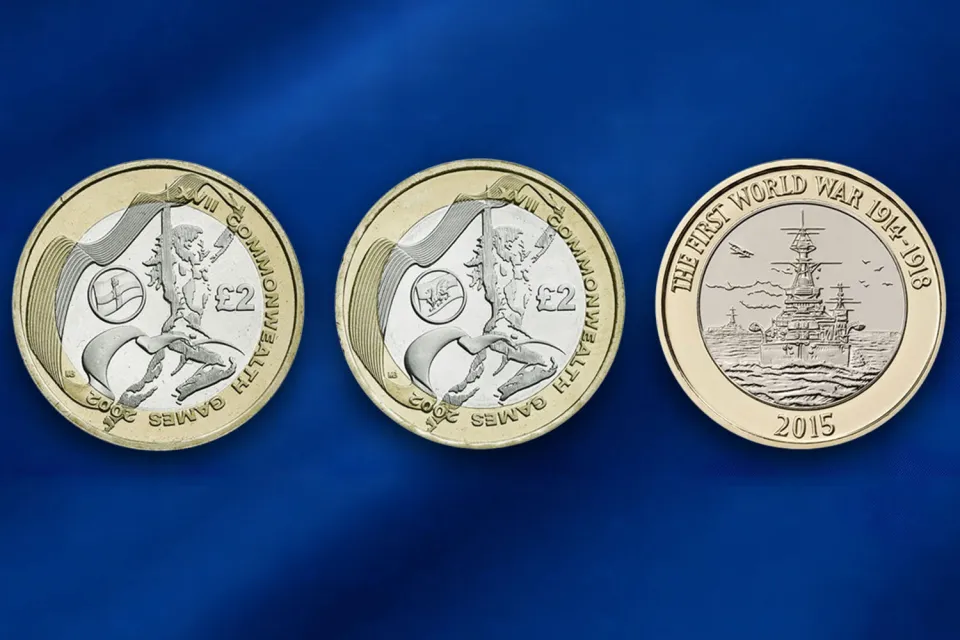
#> input picture VideoProcessingSystem/Chapter09/coins.jpg, 960 x 640 px
$ jupyter execute 'Binarization and Morphological Operations.ipynb'
#> lines starting #> are read from the running program, lines starting #| are printed output that depends on the picture; after the words box and inside, x2 and y2 are one past the last pixel; in counts of white or black regions, pixels touching at a corner belong together
# 9강. [실습] 이진화와 모폴로지 연산
**영상정보처리 | 2026년 1학기 | 교수 김하연**

[cell 1]
import cv2
import numpy as np
from matplotlib import pyplot as plt

plt.rcParams['figure.figsize'] = (12, 4)
plt.rcParams['image.cmap'] = 'gray'

[cell 2]
# 실습용 이미지 로드 (본인 이미지 경로로 변경)
img = cv2.imread('coins.jpg')
#> img is the input picture: shape (640, 960, 3); mean B, G, R 130.4, 90.2, 63.8
gray = cv2.cvtColor(img, cv2.COLOR_BGR2GRAY)

plt.imshow(gray, cmap='gray')
plt.title('Original Grayscale')
plt.axis('off')
plt.show()

---
## 1. 히스토그램 확인

[cell 3]
# 히스토그램으로 밝기 분포 확인
plt.hist(gray.ravel(), bins=256, range=[0, 256])
plt.title('Histogram')
plt.xlabel('Pixel Intensity (0-255)')
plt.ylabel('Frequency')
plt.show()
#> figure, not shown here; tallest bar 34858 high, from x = 46 to 47

---
## 2. 글로벌 이진화 (수동 임계값)

[cell 4]
# 임계값을 수동으로 바꿔가며 결과 비교
thresholds = [100, 160, 220]

fig, axes = plt.subplots(1, 3, figsize=(15, 4))
for ax, t in zip(axes, thresholds):
    _, binary = cv2.threshold(gray, t, 255, cv2.THRESH_BINARY)
    ax.imshow(binary, cmap='gray')
    ax.set_title(f'T = {t}')
    ax.axis('off')
#> this loop made 3 passes
#> pass 1, `_, binary = cv2.threshold(gray, t, 255, cv2.THRESH_BINARY)`:
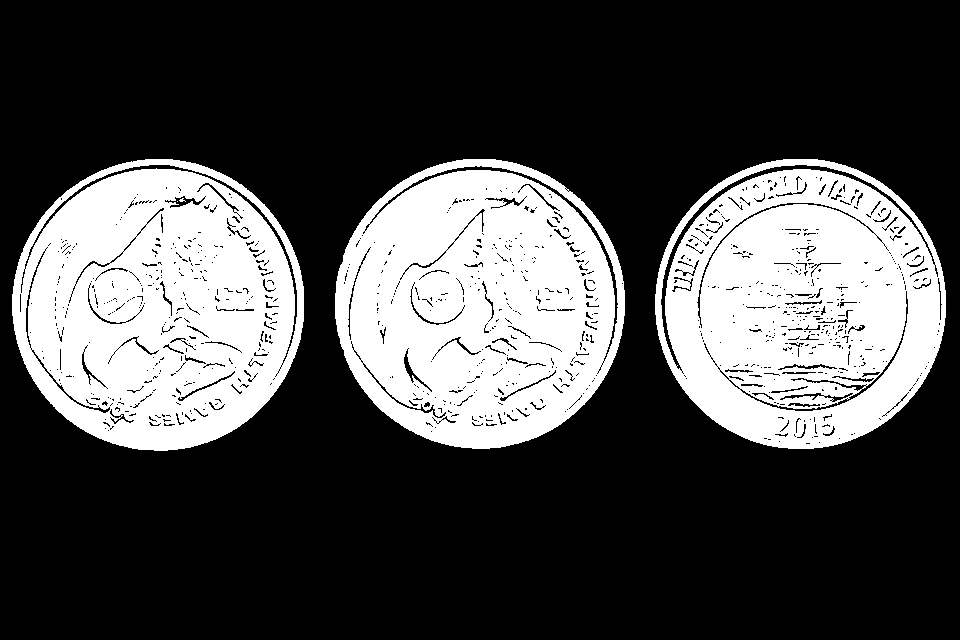
#> binary: shape (640, 960); 30% white; 5 white regions (2 under 20 px), largest, box (x1, y1, x2, y2) and area: (12, 159, 304, 451) 62174, (335, 159, 625, 449) 61738, (655, 159, 946, 449) 60223
plt.suptitle('Global Thresholding (Manual)')
plt.tight_layout()
plt.show()

---
## 3. 오츠(Otsu) 이진화

[cell 5]
# cv2.THRESH_OTSU 플래그를 추가하면 T를 자동 계산
otsu_t, otsu_binary = cv2.threshold(gray, 0, 255, cv2.THRESH_BINARY + cv2.THRESH_OTSU)
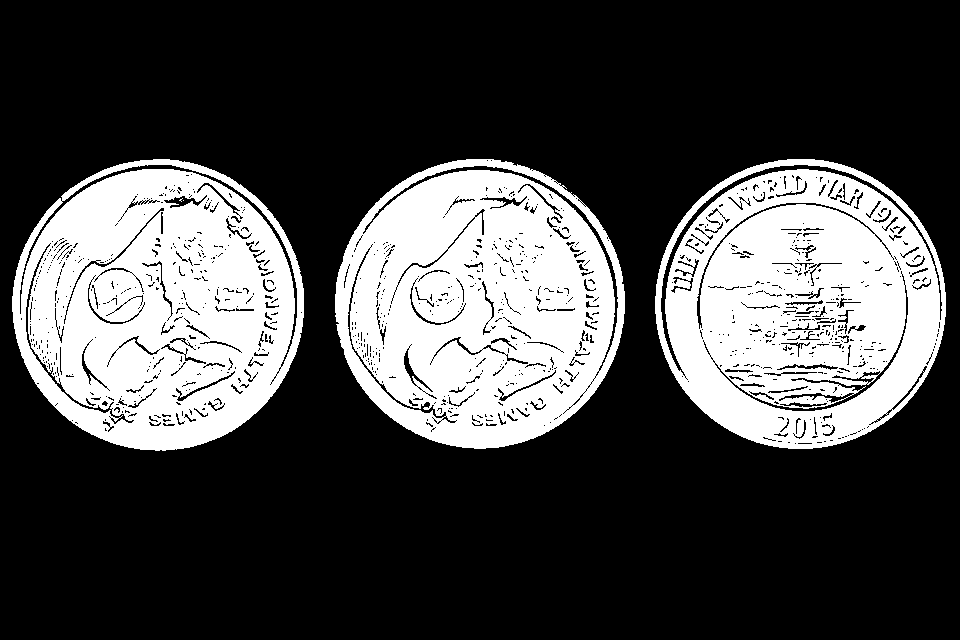
#> otsu_binary: shape (640, 960); 29% white; 5 white regions (2 under 20 px), largest, box (x1, y1, x2, y2) and area: (12, 159, 304, 451) 60230, (335, 159, 625, 449) 59934, (655, 159, 946, 449) 58232
#> otsu_t = 119
print(f'Otsu가 찾은 최적 임계값: {otsu_t}')
#| Otsu가 찾은 최적 임계값: 119.0

fig, axes = plt.subplots(1, 2, figsize=(10, 4))
axes[0].imshow(gray, cmap='gray')
axes[0].set_title('Original')
axes[1].imshow(otsu_binary, cmap='gray')
axes[1].set_title(f'Otsu (T={int(otsu_t)})')
for ax in axes: ax.axis('off')
plt.tight_layout()
plt.show()

[cell 6]
# 히스토그램 위에 오츠 임계값 표시
plt.hist(gray.ravel(), bins=256, range=[0, 256])
plt.axvline(x=otsu_t, color='r', linestyle='--', label=f'Otsu T={int(otsu_t)}')
plt.legend()
plt.title('Histogram + Otsu Threshold')
plt.show()
#> figure, not shown here; tallest bar 34858 high, from x = 46 to 47

---
## 4. 적응형 이진화 (Adaptive Thresholding)

[cell 7]
# 균일 조명에서는 적응형 이진화는 오히려 에지처럼 보이는 한계가 있음. 불균일 조명에서 진가를 발휘
# Mean 방식: 블록 내 평균 - C
adapt_mean = cv2.adaptiveThreshold(
    gray, 255, cv2.ADAPTIVE_THRESH_MEAN_C, cv2.THRESH_BINARY_INV, blockSize=11, C=5
)
#> adapt_mean: shape (640, 960); 10.1% white; 1073 white regions (827 under 20 px), largest, box (x1, y1, x2, y2) and area: (7, 154, 309, 456) 6993, (25, 191, 226, 446) 5959, (650, 153, 952, 454) 5313

adapt_gauss = cv2.adaptiveThreshold(
    gray, 255, cv2.ADAPTIVE_THRESH_GAUSSIAN_C, cv2.THRESH_BINARY_INV, blockSize=11, C=5
)
#> adapt_gauss: shape (640, 960); 8.9% white in thin lines or dots, all inside (x1, y1, x2, y2) = (8, 155, 959, 476)

fig, axes = plt.subplots(1, 3, figsize=(15, 4))
axes[0].imshow(otsu_binary, cmap='gray')
axes[0].set_title(f'Otsu (T={int(otsu_t)})')
axes[1].imshow(adapt_mean, cmap='gray')
axes[1].set_title('Adaptive Mean (B=11, C=5)')
axes[2].imshow(adapt_gauss, cmap='gray')
axes[2].set_title('Adaptive Gaussian (B=11, C=5)')
for ax in axes: ax.axis('off')
plt.tight_layout()
plt.show()

[cell 8]
# blockSize와 C를 바꿔가며 결과 비교
params = [(7, 2), (11, 5), (21, 10)]

fig, axes = plt.subplots(1, 3, figsize=(15, 4))
for ax, (b, c) in zip(axes, params):
    result = cv2.adaptiveThreshold(
        gray, 255, cv2.ADAPTIVE_THRESH_GAUSSIAN_C, cv2.THRESH_BINARY_INV, b, c
    )
    ax.imshow(result, cmap='gray')
    ax.set_title(f'B={b}, C={c}')
    ax.axis('off')
plt.suptitle('Adaptive Gaussian: parameter')
plt.tight_layout()
plt.show()

---
## 5. 모폴로지 연산: 침식(Erosion)과 팽창(Dilation)

[cell 9]
# 구조 요소 생성
kernel_rect = cv2.getStructuringElement(cv2.MORPH_RECT, (3, 3))      # 직사각형
kernel_cross = cv2.getStructuringElement(cv2.MORPH_CROSS, (3, 3))    # 십자형
kernel_ellipse = cv2.getStructuringElement(cv2.MORPH_ELLIPSE, (5, 5)) # 타원형

print('Rect 3x3:\n', kernel_rect)
print('\nCross 3x3:\n', kernel_cross)
print('\nEllipse 5x5:\n', kernel_ellipse)

[cell 10]
# 침식: 경계를 깎아 노이즈 제거 (반복 횟수에 따른 변화)
kernel = cv2.getStructuringElement(cv2.MORPH_RECT, (3, 3))

fig, axes = plt.subplots(1, 4, figsize=(16, 4))
axes[0].imshow(otsu_binary, cmap='gray')
axes[0].set_title('Original Binary')

for i, it in enumerate([1, 2, 3]):
    eroded = cv2.erode(otsu_binary, kernel, iterations=it)
    axes[i+1].imshow(eroded, cmap='gray')
    axes[i+1].set_title(f'Erosion (iter={it})')

for ax in axes: ax.axis('off')
plt.tight_layout()
plt.show()

[cell 11]
# 팽창: 경계를 불려 구멍 메우기 (반복 횟수에 따른 변화)
fig, axes = plt.subplots(1, 4, figsize=(16, 4))
axes[0].imshow(otsu_binary, cmap='gray')
axes[0].set_title('Original Binary')

for i, it in enumerate([1, 2, 3]):
    dilated = cv2.dilate(otsu_binary, kernel, iterations=it)
    axes[i+1].imshow(dilated, cmap='gray')
    axes[i+1].set_title(f'Dilation (iter={it})')

for ax in axes: ax.axis('off')
plt.tight_layout()
plt.show()

---
## 6. 열기(Opening)와 닫기(Closing)

[cell 12]
# Salt & Pepper 노이즈 추가 (테스트용)
noisy = otsu_binary.copy()
num_salt = int(0.02 * gray.size)
#> num_salt = 12288
num_pepper = int(0.02 * gray.size)
#> num_pepper = 12288

# Salt (흰 점)
coords = [np.random.randint(0, i, num_salt) for i in gray.shape]
noisy[coords[0], coords[1]] = 255
# Pepper (검은 점)
coords = [np.random.randint(0, i, num_pepper) for i in gray.shape]
noisy[coords[0], coords[1]] = 0
#> noisy: shape (640, 960); 29.8% white; 7328 white regions (7325 under 20 px), largest, box (x1, y1, x2, y2) and area: (12, 159, 305, 452) 59227, (335, 158, 626, 449) 58877, (655, 159, 946, 450) 57283

plt.imshow(noisy, cmap='gray')
plt.title('Noisy Binary (Salt & Pepper)')
plt.axis('off')
plt.show()

[cell 13]
kernel = cv2.getStructuringElement(cv2.MORPH_ELLIPSE, (5, 5))

# Opening = 침식 → 팽창: 외부 노이즈(Salt) 제거
opened = cv2.morphologyEx(noisy, cv2.MORPH_OPEN, kernel)
#> opened: shape (640, 960); 26% white; 65 white regions (10 under 20 px), largest, box (x1, y1, x2, y2) and area: (335, 159, 625, 449) 52928, (12, 169, 304, 451) 52174, (659, 169, 945, 450) 45804

# Closing = 팽창 → 침식: 내부 구멍(Pepper) 제거
closed = cv2.morphologyEx(noisy, cv2.MORPH_CLOSE, kernel)
#> closed: shape (640, 960); 34% white; 6551 white regions (6541 under 20 px), largest, box (x1, y1, x2, y2) and area: (9, 157, 307, 454) 67032, (653, 157, 947, 452) 66128, (333, 155, 628, 450) 66035

# Opening → Closing: 둘 다 제거
open_close = cv2.morphologyEx(opened, cv2.MORPH_CLOSE, kernel)
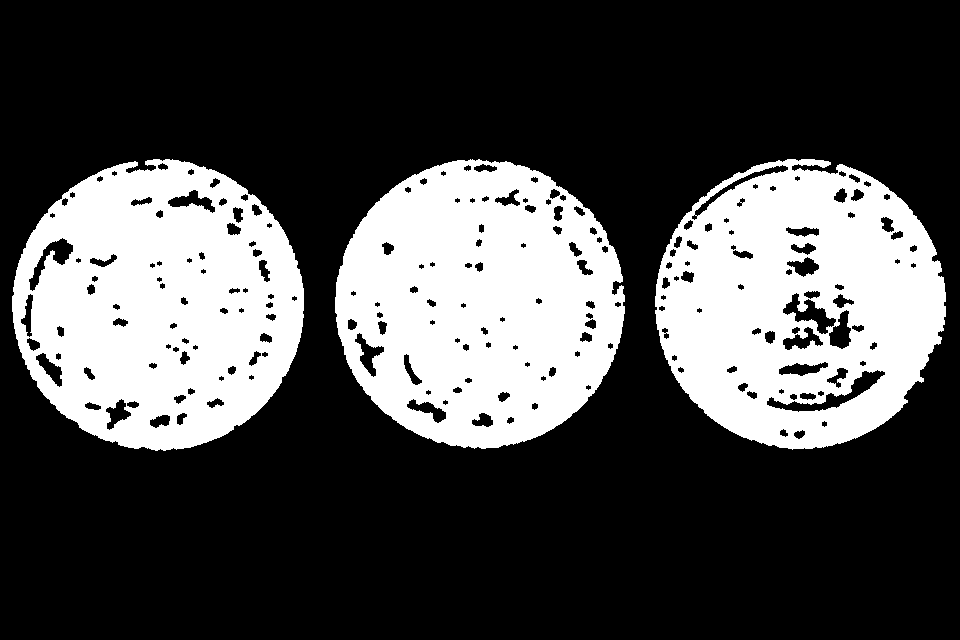
#> open_close: shape (640, 960); 29.4% white; 3 white regions, box (x1, y1, x2, y2) and area: (335, 159, 625, 449) 61491, (12, 159, 304, 451) 61078, (655, 159, 946, 450) 58283

fig, axes = plt.subplots(1, 4, figsize=(16, 4))
titles = ['Noisy', 'Opening', 'Closing', 'Opening → Closing']
images = [noisy, opened, closed, open_close]
for ax, im, t in zip(axes, images, titles):
    ax.imshow(im, cmap='gray')
    ax.set_title(t)
    ax.axis('off')
#> this loop made 4 passes
#> t on passes 1 to 4: 'Noisy', 'Opening', 'Closing', 'Opening → Closing'
plt.tight_layout()
plt.show()

---
## 7. 히스토그램 평활화 (Histogram Equalization)

[cell 14]
# 히스토그램 평활화: 명암 대비를 자동으로 개선
equalized = cv2.equalizeHist(gray)
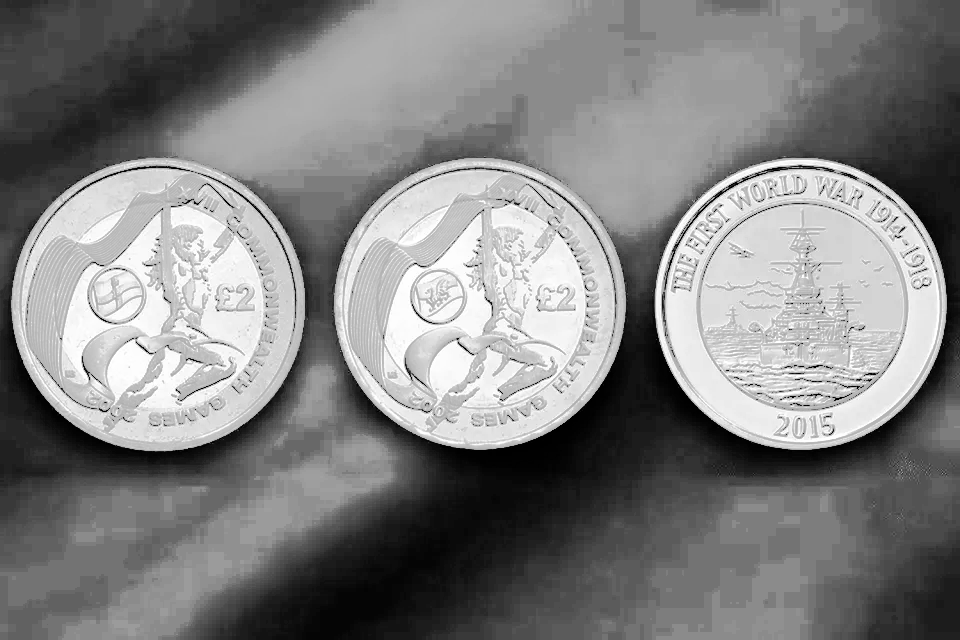
#> equalized: shape (640, 960); min 0, max 255, mean 129.7

fig, axes = plt.subplots(2, 2, figsize=(12, 8))

axes[0, 0].imshow(gray, cmap='gray')
axes[0, 0].set_title('Original')
axes[0, 0].axis('off')

axes[0, 1].imshow(equalized, cmap='gray')
axes[0, 1].set_title('Equalized')
axes[0, 1].axis('off')

axes[1, 0].hist(gray.ravel(), bins=256, range=[0, 256])
axes[1, 0].set_title('Histogram (Before)')

axes[1, 1].hist(equalized.ravel(), bins=256, range=[0, 256])
axes[1, 1].set_title('Histogram (After)')

plt.tight_layout()
plt.show()
#> figure, not shown here; panel 3: tallest bar 34858 high, from x = 46 to 47; panel 4: tallest bar 34858 high, from x = 139 to 140

[cell 15]
# CLAHE: 적응형 히스토그램 평활화 (로컬 대비 개선)
clahe = cv2.createCLAHE(clipLimit=2.0, tileGridSize=(8, 8))
clahe_result = clahe.apply(gray)
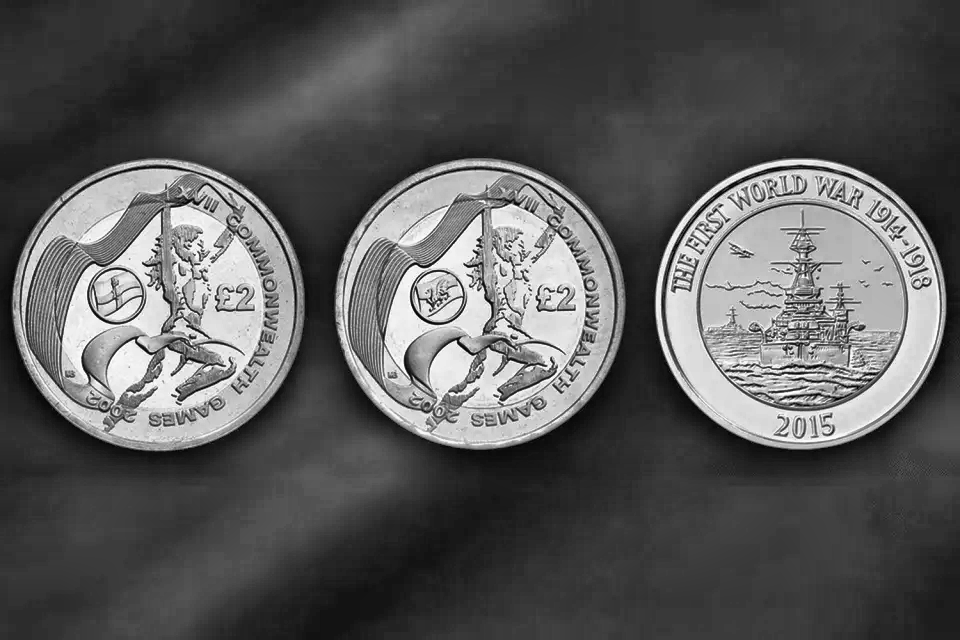
#> clahe_result: shape (640, 960); min 1, max 255, mean 90

fig, axes = plt.subplots(1, 3, figsize=(15, 4))
axes[0].imshow(gray, cmap='gray')
axes[0].set_title('Original')
axes[1].imshow(equalized, cmap='gray')
axes[1].set_title('Global Equalization')
axes[2].imshow(clahe_result, cmap='gray')
axes[2].set_title('CLAHE')
for ax in axes: ax.axis('off')
plt.tight_layout()
plt.show()

---
## 8. 종합 파이프라인: 이진화 → 모폴로지 → 컨투어 추출

[cell 16]
# 전체 파이프라인 실습
# 1) 블러로 노이즈 제거
blurred = cv2.GaussianBlur(gray, (5, 5), 0)

# 2) 오츠 이진화
_, binary = cv2.threshold(blurred, 0, 255, cv2.THRESH_BINARY + cv2.THRESH_OTSU)
#> binary: shape (640, 960); 30.7% white; 3 white regions, box (x1, y1, x2, y2) and area: (12, 159, 304, 451) 63278, (335, 159, 625, 449) 62805, (655, 159, 946, 449) 62232

# 3) 모폴로지 (Opening → Closing)
kernel = cv2.getStructuringElement(cv2.MORPH_ELLIPSE, (5, 5))
morph = cv2.morphologyEx(binary, cv2.MORPH_OPEN, kernel)
#> morph: shape (640, 960); 30.5% white; 5 white regions (1 under 20 px), largest, box (x1, y1, x2, y2) and area: (12, 159, 304, 451) 63116, (335, 159, 625, 449) 62646, (655, 159, 946, 449) 61861, (791, 367, 801, 373) 48
morph = cv2.morphologyEx(morph, cv2.MORPH_CLOSE, kernel)
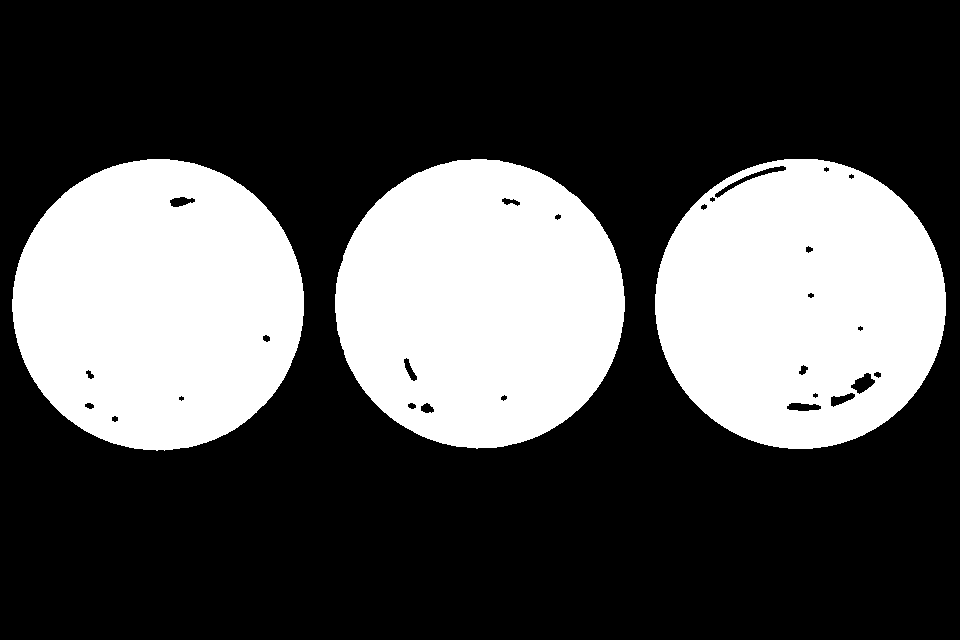
#> morph: shape (640, 960); 32.1% white; 3 white regions

# 4) 컨투어 추출
contours, _ = cv2.findContours(morph, cv2.RETR_EXTERNAL, cv2.CHAIN_APPROX_SIMPLE)
#> contours = 3 contours; box (x1, y1, x2, y2) and area: (12, 159, 304, 451) 66293, (655, 159, 946, 449) 66028, (335, 159, 625, 449) 65318

# 5) 결과 시각화
result = img.copy()
for i, cnt in enumerate(contours):
    area = cv2.contourArea(cnt)
    if area < 500:  # 너무 작은 컨투어 무시
        continue
    cv2.drawContours(result, [cnt], -1, (0, 255, 0), 2)
    x, y, w, h = cv2.boundingRect(cnt)
    cv2.rectangle(result, (x, y), (x+w, y+h), (0, 0, 255), 2)
    cv2.putText(result, f'#{i+1}', (x, y-5), cv2.FONT_HERSHEY_SIMPLEX, 0.6, (0, 0, 255), 2)
#> this loop made 3 passes
#> (area, x, w, h) on passes 1 to 3: (66028.5, 655, 291, 290), (65317.5, 335, 290, 290), (66293, 12, 292, 292)
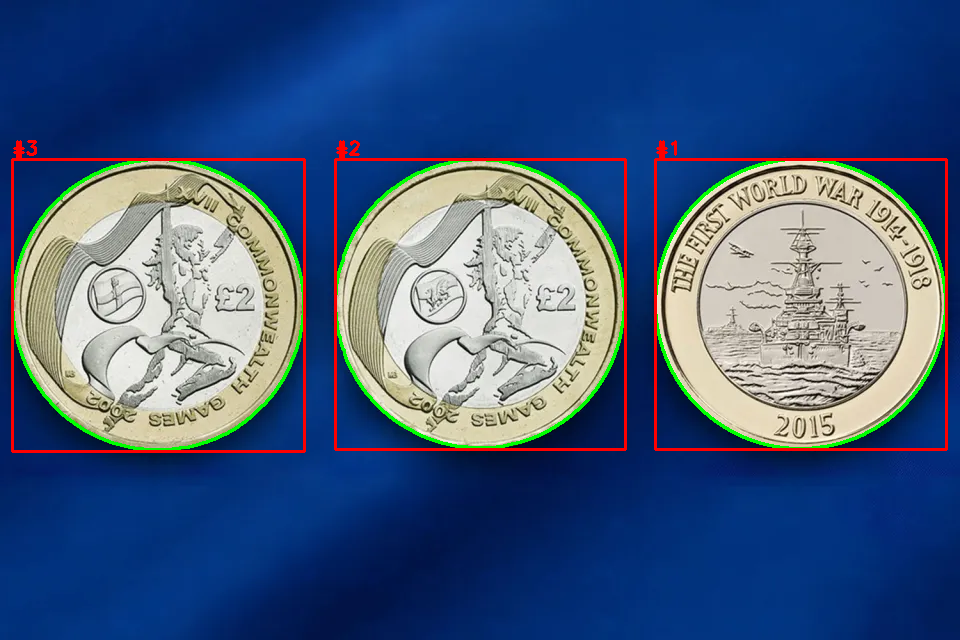
#> result: shape (640, 960, 3); 3.17% of pixels changed, all inside (x1, y1, x2, y2) = (11, 140, 948, 453)

print(f'검출된 객체 수: {len([c for c in contours if cv2.contourArea(c) >= 500])}')
#| 검출된 객체 수: 3

fig, axes = plt.subplots(1, 4, figsize=(20, 4))
titles = ['Original', 'Binary (Otsu)', 'Morphology', 'Contours']
images = [
    cv2.cvtColor(img, cv2.COLOR_BGR2RGB),
    binary,
    morph,
    cv2.cvtColor(result, cv2.COLOR_BGR2RGB)
]
for ax, im, t in zip(axes, images, titles):
    ax.imshow(im, cmap='gray' if im.ndim == 2 else None)
    ax.set_title(t)
    ax.axis('off')
#> this loop made 4 passes
plt.tight_layout()
plt.show()
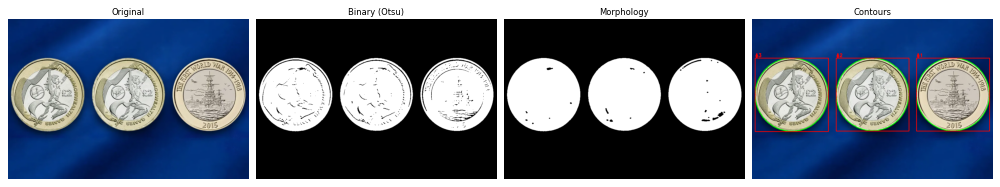
#> figure drawn by matplotlib, 4 panels
